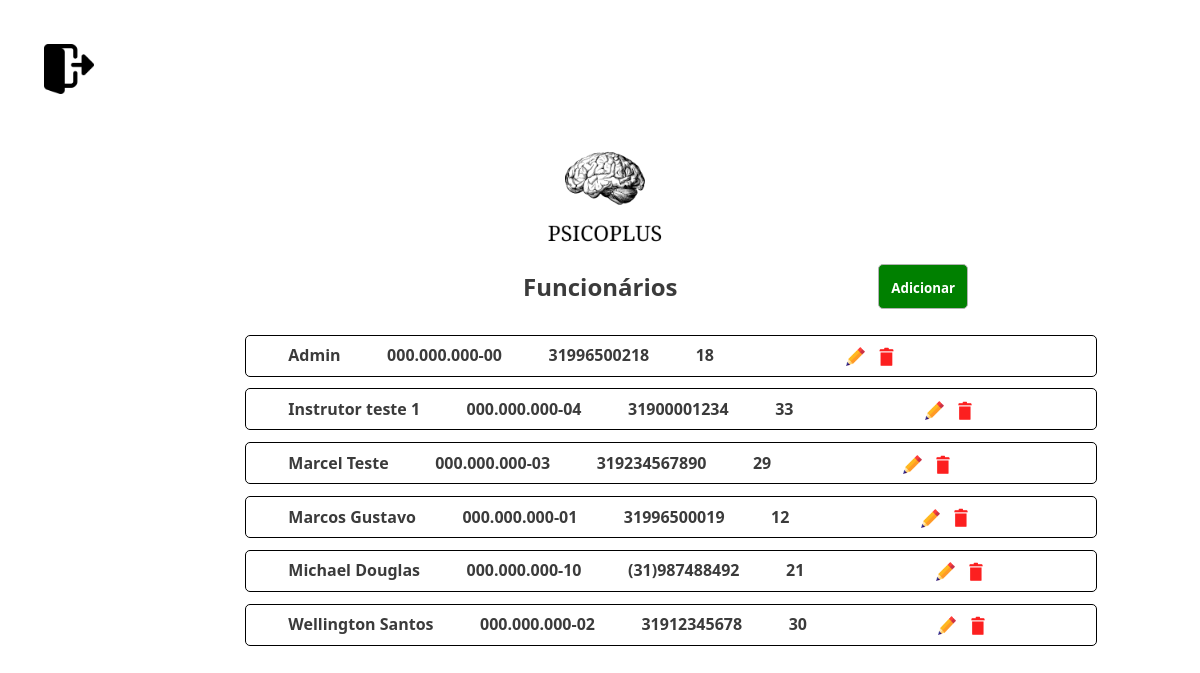
The page /views/listar_funcionarios/index.php (signed in) on the database its author committed.
### tables this page shows
CREATE TABLE `funcionario` (
  `idFuncionario` int(11) NOT NULL,
  `nome` varchar(120) NOT NULL,
  `cpf` varchar(45) NOT NULL,
  `telefone` varchar(45) NOT NULL,
  `idade` int(11) NOT NULL,
  `senha` varchar(120) NOT NULL
);

### config/Conexao.php (called while the page is built, shortened)
<?php
class Conexao {
    protected static $conexao;
    private function __construct() {
        $db_host = "localhost";
        $db_nome = "id20567592_psico_plus";
        $db_usuario = "id20567592_psico_marcos";
        $db_senha = "EuSouDustygtg7!";
        $db_driver = "mysql";
        try  {
            self::$conexao = new PDO("$db_driver:host=$db_host; dbname=$db_nome", $db_usuario, $db_senha);
            self::$conexao->setAttribute(PDO::ATTR_ERRMODE, PDO::ERRMODE_EXCEPTION);
            self::$conexao->exec('SET NAMES utf8');
        }
        catch (PDOException $e)
        {
            echo "Erro na conexão com Banco de Dados: " . $e->getMessage();
        }
    }
    public static function getConexao() {
        return self::$conexao;
    }
}
?>

### dao/FuncionarioDao.php (called while the page is built, shortened)
<?php
class FuncionarioDao {
    public function listar() {
        try {
            $sql = "SELECT * FROM funcionario order by nome asc";
            $stmt = Conexao::getConexao()->query($sql);
            $lista = $stmt->fetchAll(PDO::FETCH_ASSOC);
            $list = array();
            foreach ($lista as $linha) {
                $list[] = $this->listaFuncionarios($linha);
            }
            return $list;
        } catch (PDOException $e) {
            echo "Ocorreu um erro ao tentar Buscar Todos." . $e->getMessage();
        }
    }
    private function listaFuncionarios($linhas) {
        $funcionario = new Funcionario();
        $funcionario->setID($linhas['idFuncionario']);
        $funcionario->setNome($linhas['nome']);
        $funcionario->setCPF($linhas['cpf']);
        $funcionario->setTelefone($linhas['telefone']);
        $funcionario->setIdade($linhas['idade']);
        return $funcionario;
    }
}
?>

### model/Funcionario.php (called while the page is built, shortened)
<?php
class Funcionario{
    private $nome;
    private $cpf;
    private $telefone;
    private $idade;
    function getNome() {
        return $this->nome;
    }
    function setNome($nome) {
        $this->nome = $nome;
    }
    function getCpf() {
        return $this->cpf;
    }
    function setCpf($cpf) {
        $this->cpf = $cpf;
    }
    function getTelefone() {
        return $this->telefone;
    }
    function setTelefone($telefone) {
        $this->telefone = $telefone;
    }
    function getIdade() {
        return $this->idade;
    }
    function setIdade($idade) {
        $this->idade = $idade;
    }
}
?>

### views/listar_funcionarios/index.php (the view, shortened to what this page needs)
<?php
require_once('../../config/Conexao.php');
require_once('../../dao/FuncionarioDao.php');
require_once('../../model/Funcionario.php');
$funcionariodao = new FuncionarioDao();
?>
<!DOCTYPE html>
<html>
    <head>
        <link rel="stylesheet" href="func.css">
    </head>
    <body>
    <a href="../../controller/FuncionarioController.php?logout=true" title="Deslogar">
            <div>
            <img class="sair" src="../../img/sair.png" alt=""> </img>
        </div> </a>
    <div id="logo">
  <a href="../users/admin.php" title="Voltar">  <img  src="../../img/PSICOPLUS(1).png" alt=""> </img> </a>
    </div>
    <h2 id="Func">Funcionários</h2>
   <a href="../cadastro/index.html"> <button id="add" href=""><p id="letrad"> Adicionar <p></button> </a>
    <?php foreach ($funcionariodao->listar() as $funcionario) : ?>
    <div id="info">
   <div class="pan">   <?= $funcionario->getNome() ?> </div>
   <div class="pan">   <?= $funcionario->getCPF() ?> </div>
   <div class="pan">   <?= $funcionario->getTelefone() ?> </div>
   <div class="pan">  <?= $funcionario->getIdade()?> </div>
   <div class="bots" id="edit" > <form action="../alterar/index.php" method="post" name="edit">
                        <input type="submit" id="editar" name="editar" value="  " title="Alterar Funcionários">
                    </form> </div>
                    <div class="bots" ><form action="../../controller/FuncionarioController.php" method="post" name="del">
                        <input type="submit" id="excluir" name="excluir" value="  "  title="Excluir Funcionários" onclick="return deletar()"/>
                    </form> </div>
    </div>
    <?php endforeach ?>
    </body>
</html>

### views/listar_funcionarios/func.css (style rules this page uses)
#logo { margin-left: 42%; margin-top: 1%; cursor: pointer; width: 200px; }
#func { margin-top: -3%; margin-left: 43.5%; font-family: 'Segoe UI', Tahoma, Geneva, Verdana, sans-serif; color: #3b3b3b; }
#info { margin-left: 20%; margin-top: 1%; border: 0.5px solid #000; border-radius: 5px; width: 850px; height: 40px; }
.sair { background-repeat: no-repeat; background-position: left; margin-left: 3%; margin-top: 3%; width: 50px; height: 50px; background-color: transparent; border: transparent; cursor: pointer; }
.pan { margin-left: 5%; margin-top: 1%; display: inline-block; font-weight: bolder; color: #3b3b3b; font-family: 'Segoe UI', Tahoma, Geneva, Verdana, sans-serif; }
#excluir { background-image: url(../../img/lixeira.png); background-repeat: no-repeat; background-position: left; background-size: 5.6mm; width: 25px; height: 25px; background-color: transparent; border: transparent; cursor: pointer; }
#editar { background-image: url(../../img/lapis.png); background-repeat: no-repeat; background-position: left; background-size: 5mm; width: 25px; height: 25px; background-color: transparent; border: transparent; cursor: pointer; }
.bots { background-position: left; width: 25px; height: 25px; display: inline-block; }
#edit { margin-left: 15%; background-position: left; }
#add { margin-left: 73.5%; margin-top: -5%; background-color: green; width: 90px; height: 45px; border-radius: 5px; border: 0.5px solid #b3b3b3; cursor: pointer; }
#letrad { font-family: 'Segoe UI', Tahoma, Geneva, Verdana, sans-serif; font-weight: bold; color: white; }

### rows shown on the page
funcionario: nome "Admin", cpf "000.000.000-00", telefone "31996500218", idade "18"
funcionario: nome "Instrutor teste 1", cpf "000.000.000-04", telefone "31900001234", idade "33"
funcionario: nome "Marcel Teste", cpf "000.000.000-03", telefone "319234567890", idade "29"
funcionario: nome "Marcos Gustavo", cpf "000.000.000-01", telefone "31996500019", idade "12"
funcionario: nome "Michael Douglas", cpf "000.000.000-10", telefone "(31)987488492", idade "21"
funcionario: nome "Wellington Santos", cpf "000.000.000-02", telefone "31912345678", idade "30"
